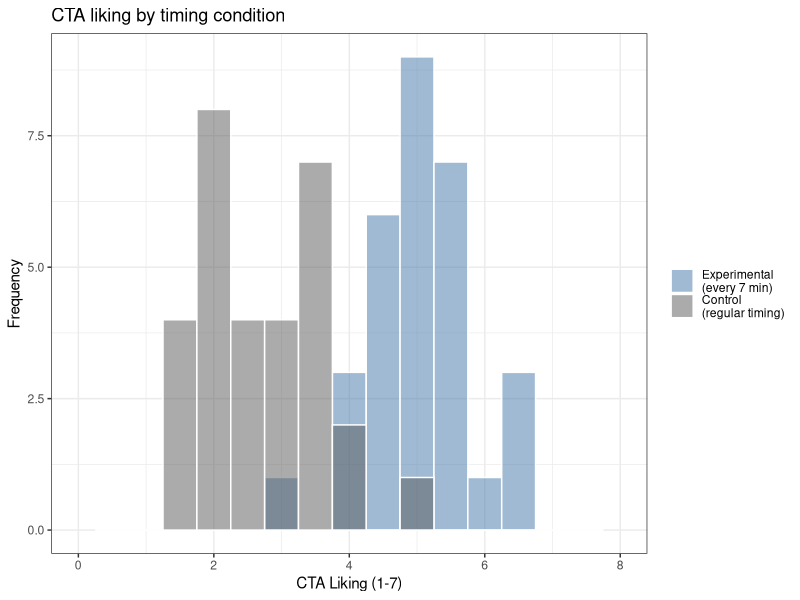
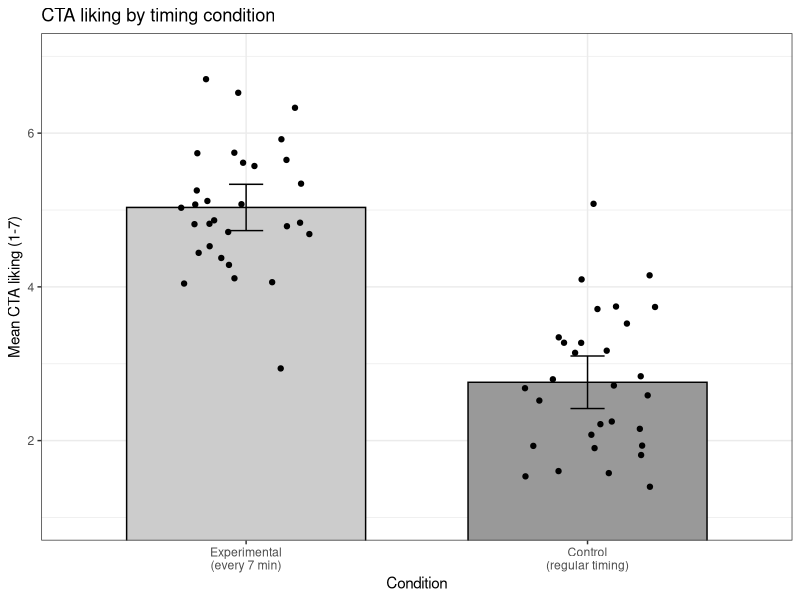

R code for these plots, in order:
## ---- chunk 1
knitr::opts_chunk$set(
  echo = FALSE,
  message = FALSE,
  warning = FALSE,
  fig.align = "center",
  fig.width = 5,
  fig.height = 3.7
)
## ---- chunk 2
#| echo: true
set.seed(343)

n = 30
CTA.SD = 1

# Control group (mean ~ 3)
CTA.Control <- rnorm(n, 3, CTA.SD)

# Experimental group (mean ~ 5)
CTA.Experimental <- rnorm(n, 5, CTA.SD)
## ---- chunk 3
#| echo: true
CTA.df <- data.frame(
  Condition = c(rep("Control\n(regular timing)", n),
            rep("Experimental\n(every 7 min)", n)),
  Liking = c(CTA.Control, CTA.Experimental)
)

# R subtracts groups in factor-level order, so we put Experimental first
# to match the way we wrote the hypotheses in Step 1.
CTA.df$Condition <- factor(CTA.df$Condition,
                           levels = c("Experimental\n(every 7 min)",
                                      "Control\n(regular timing)"))
## ---- chunk 4
#| fig-width: 6
#| fig-height: 3.7
#| fig-cap: "Both groups on one axis. The overlap in the middle is the part a t-test has to argue about."
#| fig-alt: "Two overlaid histograms of CTA liking on a 0 to 8 axis. The control group piles up around 2 to 3 and the experimental group around 5, with a band roughly between 3 and 5.5 where the two overlap."
library(ggplot2)

ggplot(CTA.df, aes(x = Liking, fill = Condition)) +
  geom_histogram(binwidth = 0.5, position = "identity",
                 alpha = 0.5, color = "white") +
  scale_fill_manual(values = c("Experimental\n(every 7 min)" = "#4477AA",
                               "Control\n(regular timing)"   = "grey35")) +
  labs(x = "CTA Liking (1-7)", y = "Frequency", fill = NULL,
       title = "CTA liking by timing condition") +
  xlim(0, 8) +
  theme_bw(base_size = 11)
## ---- chunk 5
#| echo: true
M1 <- mean(CTA.Experimental)
M2 <- mean(CTA.Control)
S1 <- sd(CTA.Experimental)
S2 <- sd(CTA.Control)

SS1 <- sum((CTA.Experimental - M1)^2)
SS2 <- sum((CTA.Control      - M2)^2)

Sp2       <- (SS1 + SS2) / ((n - 1) + (n - 1))   # pooled variance
SE_pooled <- sqrt(Sp2 * (1/n + 1/n))             # SE of the difference
t_by_hand <- (M1 - M2) / SE_pooled

c(Sp2 = Sp2, SE_pooled = SE_pooled, t_by_hand = t_by_hand)
## ---- chunk 6
#| echo: true
# The classical pooled test: matches the hand calculation above, and your lab
t.test(Liking ~ Condition, data = CTA.df, var.equal = TRUE)
## ---- chunk 7
#| echo: true
# Welch: drop var.equal and R defaults to the safer test
CTA.t.test <- t.test(Liking ~ Condition, data = CTA.df)

CTA.t.test
## ---- chunk 8
#| echo: true
#| fig-cap: "The bars are the summary; the dots are the humans."
#| fig-alt: "Bar chart of mean CTA liking for the two conditions with 95 percent confidence interval whiskers. The experimental bar sits near 5 and the control bar near 3, and individual jittered dots are scattered over each bar showing the spread of the 30 raters in each group."
library(ggpubr)

ggbarplot(
  CTA.df,
  x = "Condition",
  y = "Liking",
  add = c("mean_ci", "jitter"),   # mean + 95% CI, plus the raw ratings
  fill = "Condition",
  palette = c("grey80", "grey60"),   # light enough that the dots stay visible
  ylim = c(1, 7),
  xlab = NULL,
  ylab = "Mean CTA liking (1-7)",
  title = "CTA liking by timing condition"
) +
  theme_bw(base_size = 11) +
  theme(legend.position = "none")

## ---- chunk 9
apa_values <- data.frame(
  t = unname(CTA.t.test$statistic),
  df = unname(CTA.t.test$parameter),
  p = CTA.t.test$p.value,
  CI_low = CTA.t.test$conf.int[1],
  CI_high = CTA.t.test$conf.int[2]
)

round(apa_values, 3)
## ---- chunk 10
#| echo: true
Sp <- sqrt(Sp2)              # Sp2 came from the hand calculation in Step 4
cohens_d <- (M1 - M2) / Sp

c(M_experimental = M1, M_control = M2, Sp = Sp, d = cohens_d)
